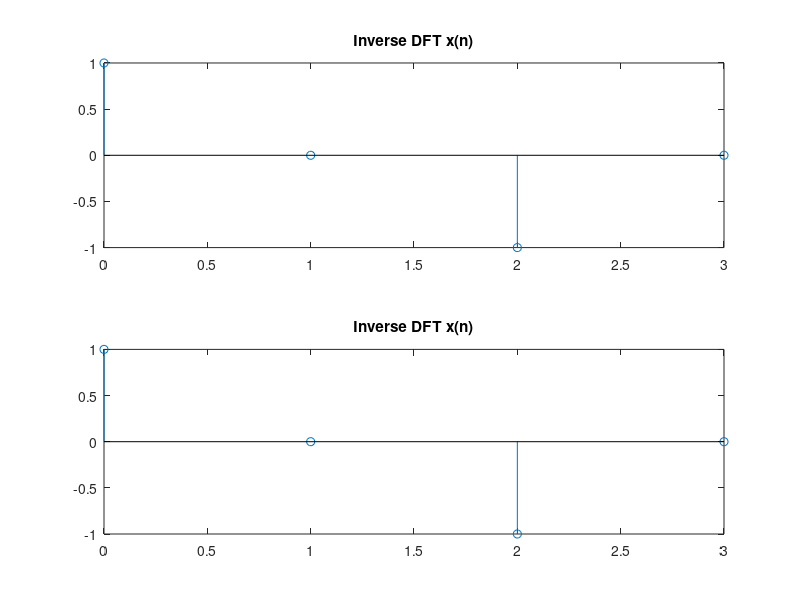

Write the MATLAB code that produced this figure.
clc;
clear;
close all;

X = [0 2 0 2];
N = 4;

x1 = zeros(1,N);
for n = 1:N
    for m = 1:N
        x1(n) = x1(n) + (1/N)*(X(m)*exp(2*j*pi*(n-1)*(m-1)/N));
    end
end

disp('Inverse DFT x1(n): ');
disp(real(x1));

n = 0:N-1;
subplot(2,1,1);
stem(n, real(x1));
title('Inverse DFT x(n)');

x2 = real(ifft(X));
disp('Inverse DFT x2(n): ');
disp(x2);

subplot(2,1,2);
stem(n, x2);
title('Inverse DFT x(n)');







